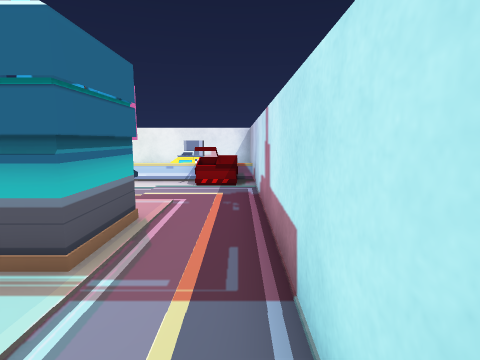
view 1 (above)

22 first-person views from a walk through a Unity game level. The camera is 1.4 m above the floor, tilts 8° down and sees 80° across. The floor is counted in squares, 1 m on a side. Each view is taken from the middle of a square. On the plan, view 1 faces up. The plan holds only what a view shows up to about 14 squares ahead; the rest is blank. The place goes on beyond the plan. The player is left out. Some animated figures are not drawn. Some surface patterns are stand-ins.

view 2
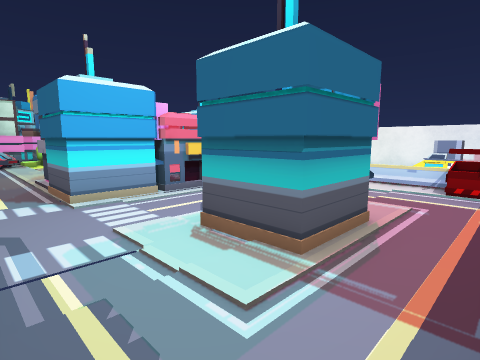

view 3
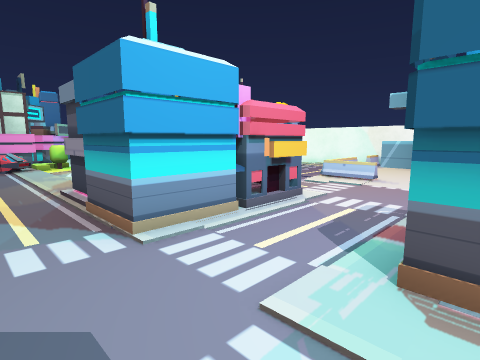

view 4
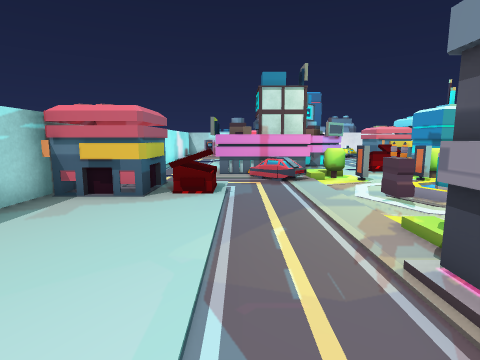

view 5
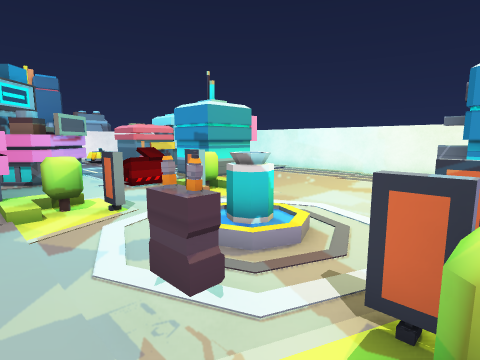

view 6
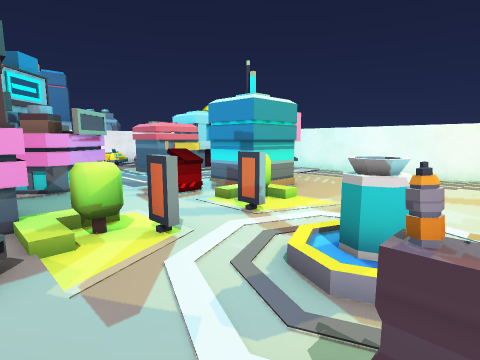

view 7
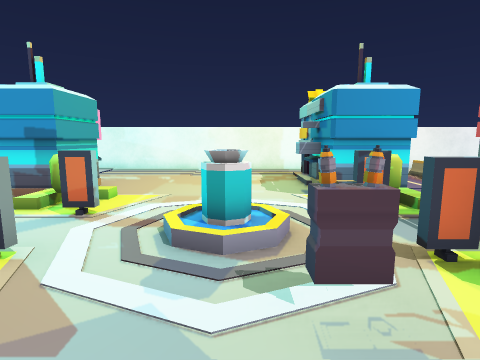

view 8
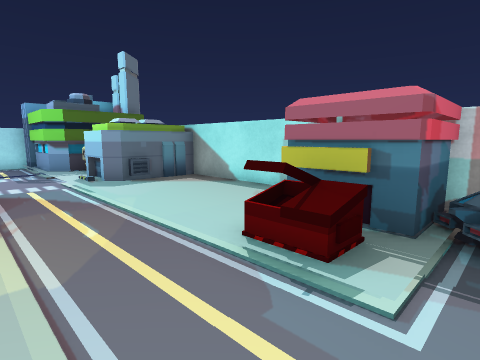

view 9
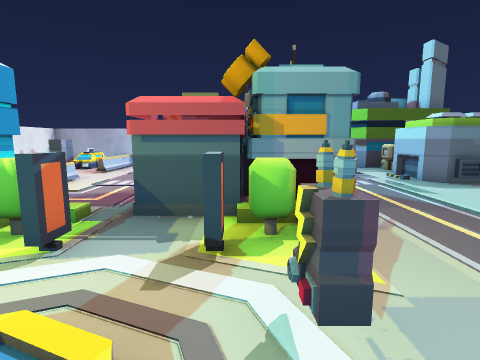

view 10
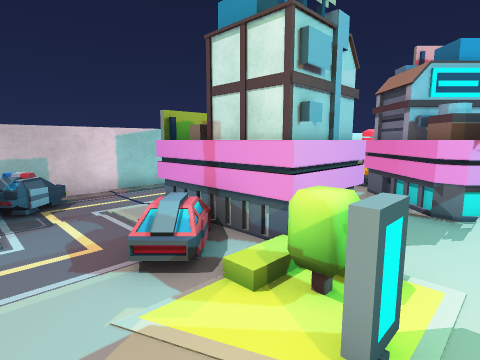

view 11
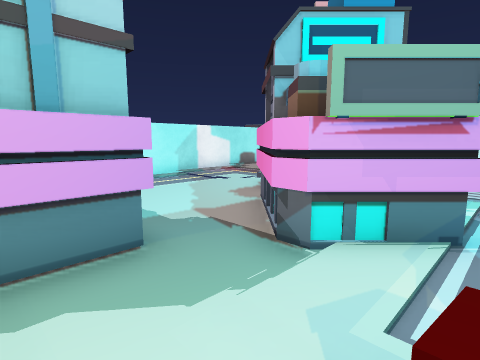

view 12
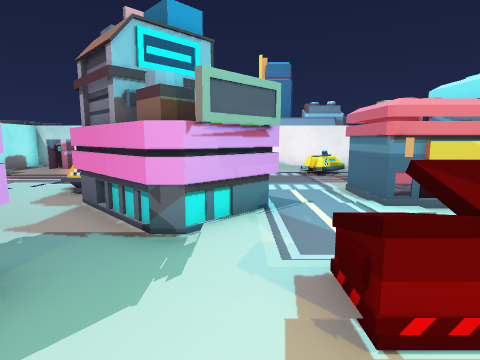

view 13
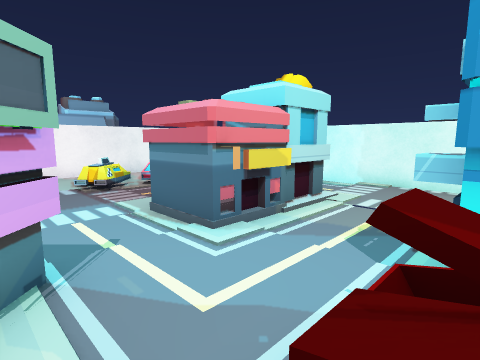

view 14
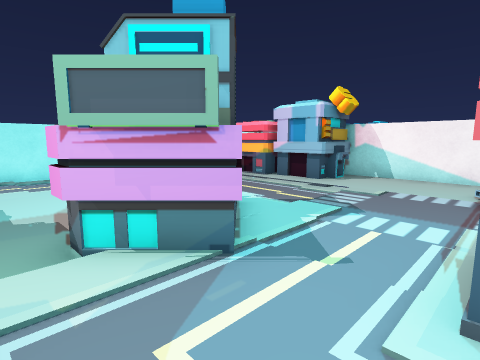

view 15
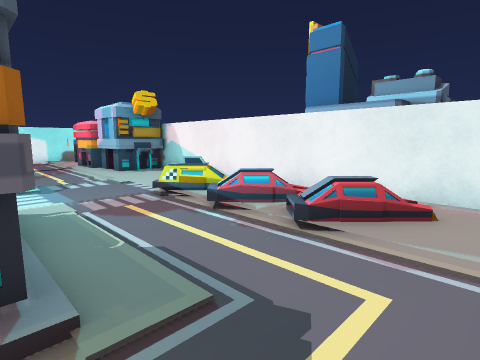

view 16
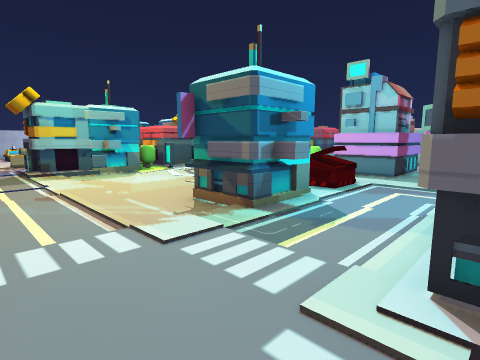

view 17
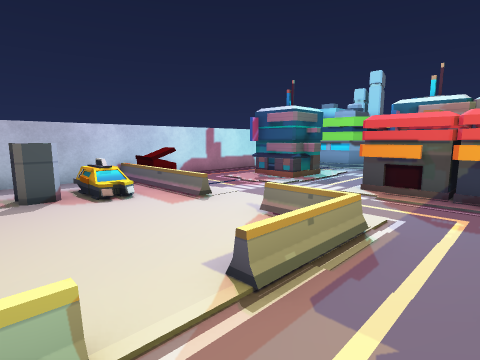

view 18
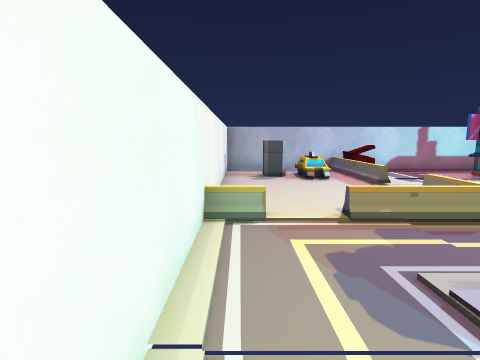

view 19
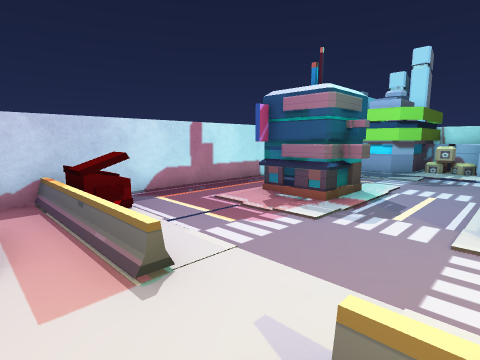

view 20
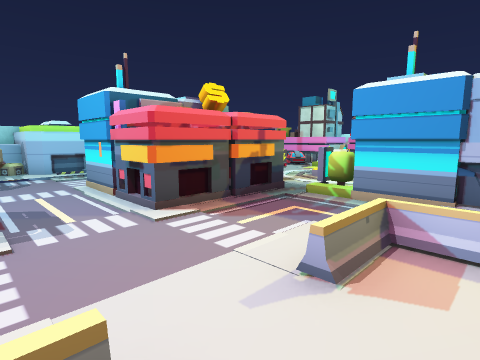

view 21
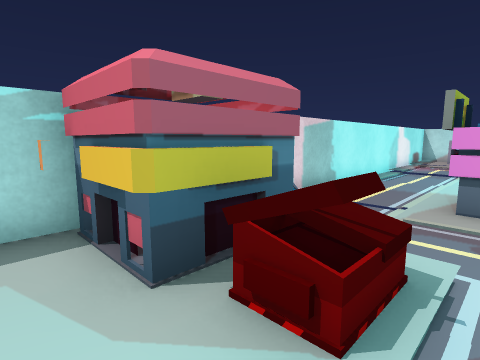

view 22
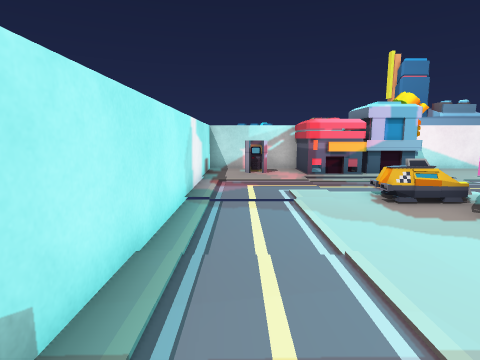

### Floor plan
Key: @ floor where view 1 was taken; # wall or solid block; . main floor; : floor 0.25 m higher than the main floor; + floor 1 m higher than the main floor; / step, stairs or slope; = window, fence, low wall or low ledge; ^ raised ledge; U dumpster; B building; T taxi; O other object.
Columns run from 32 left of view 1 to 1 right of it. Each row starts with its distance up from view 1.
 15       ############################
 14  ::.. ./................=........#
 13 #//..............................#
 12 # O...OO...........OOO..=.....O..#
 11 # /...OO.../.......OOO..=....OO..#
 10 #/O...OO...BB......B B..==..=====#
  9 # /... ##.BBB......BBB.........UU#
  8 #:T/..###..BB//....BBB...........#
  7 #::........U.#......=/...........#
  6 #::.....B..U..#./^.#.#####.......#
  5 #::....BBB./..../^...#####..BBB..#
  4 #O:...BBBB...##.....^#####..BBB..#
  3 OOO.. BBB..BB#/...O.=OOBBB..BBB..#
  2 OOO..TBB..BBBBO......OOBBB.......#
  1 ###..T....BBBBO..................#
  0 ###.......BBBB..................@#
 -1 ###........BBB..U+::::::###:######
 -2 #O:.............###:::::^^^^#
 -3 #::............O^##:::::^^^^#
 -4 ###############O########^ ^^#

Where each view was taken, in squares from view 1:
view 1: 0 up, 0 right, facing up
view 2: 0 up, 0 right, facing up-left
view 3: 0 up, 3 left, facing up-left
view 4: 0 up, 8 left, facing left
view 5: 2 up, 12 left, facing up-left
view 6: 2 up, 14 left, facing up-left
view 7: 1 up, 15 left, facing up
view 8: 2 up, 17 left, facing down-right
view 9: 4 up, 16 left, facing right
view 10: 5 up, 16 left, facing down-left
view 11: 6 up, 20 left, facing down-left
view 12: 5 up, 19 left, facing left
view 13: 5 up, 21 left, facing up-left
view 14: 8 up, 22 left, facing down-left
view 15: 14 up, 26 left, facing down-left
view 16: 14 up, 25 left, facing down-right
view 17: 14 up, 10 left, facing down-right
view 18: 14 up, 13 left, facing right
view 19: 11 up, 7 left, facing down-right
view 20: 11 up, 4 left, facing down-left
view 21: 0 up, 13 left, facing down-left
view 22: 3 down, 20 left, facing left
